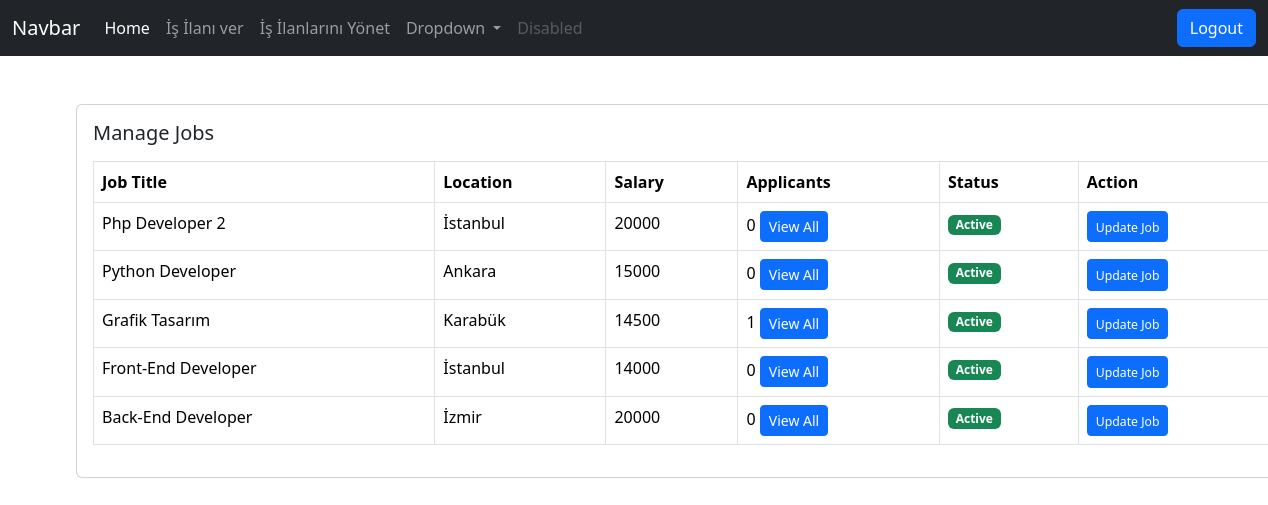
The page /manage_jobs/ (signed in) on the database its author committed.
### dashboard/models.py (models this page shows, shortened)
class Job(models.Model):
    user = models.ForeignKey(User,on_delete=models.CASCADE)
    company = models.ForeignKey(Company,on_delete=models.CASCADE)
    title = models.CharField(max_length=150)
    location = models.ForeignKey(Location,on_delete=models.CASCADE)
    salary = models.PositiveIntegerField() # maaş
    requirements = models.TextField() # Gereksinimler
    ideal_candidate = models.TextField() # İdeal Aday Özellikleri
    is_available = models.BooleanField(default=True)
    addjob = models.DateTimeField(auto_now_add=True)
    industry = models.ForeignKey(Industry, on_delete=models.CASCADE, null=True)
    job_type =  models.ForeignKey(JobType, on_delete=models.CASCADE, null=True)

class Location(models.Model):
    name = models.CharField(max_length=50)
    def __str__(self):
        return self.name

### dashboard/views.py (the view)
# urls.py: path("manage_jobs/", manage_jobs,name="manage_jobs"),
def manage_jobs(request):
    jobs = Job.objects.filter(user=request.user, company=request.user.company)
    context={
        'jobs':jobs
    }
    return render(request, 'dashboard/manage_jobs.html', context)

### templates/dashboard/manage_jobs.html
{% extends 'base.html' %}
{% block content %}
    <div class="card mx-auto" style="width: 76rem;">
        <div class="card-body">
            <h5 class="card-title mb-3">Manage Jobs</h5>
            <table class="table table-bordered">
                <thead>
                    <tr>
                        <th scope="col">Job Title</th>
                        <th scope="col">Location</th>
                        <th scope="col">Salary</th>
                        <th scope="col">Applicants</th>
                        <th scope="col">Status</th>
                        <th scope="col">Action</th>
                    </tr>
                </thead>
                <tbody>
                    {% for job in jobs %}
                    <tr>
                        <td>{{ job.title }}</td>
                        <td>{{ job.location }}</td>
                        <td>{{ job.salary }}</td>
                        <td>{{ job.applyjob_set.all.count }} <a href="{% url 'all_applicants' job.id %}" class="btn btn-primary btn-sm">View All</a></td>
                        {% if job.is_available %}
                        <td><span class="badge bg-success">Active</span></td>
                        {% else %}
                        <td><span class="badge bg-warning">Not Active</span></td>
                        {% endif %}
                        <td><a href="{% url 'update_job' job.id %}" class="btn btn-primary btn-sm"><small>Update Job</small></a></td>
                    </tr>
                    {% endfor %}
                </tbody>
            </table>
        </div>
    </div>
{% endblock content %}

### rows shown on the page
Job: title "Php Developer 2", location "İstanbul", salary "20000", applyjob_set.all.count "0", is_available "Active"
Job: title "Python Developer", location "Ankara", salary "15000", applyjob_set.all.count "0", is_available "Active"
Job: title "Grafik Tasarım", location "Karabük", salary "14500", applyjob_set.all.count "1", is_available "Active"
Job: title "Front-End Developer", location "İstanbul", salary "14000", applyjob_set.all.count "0", is_available "Active"
Job: title "Back-End Developer", location "İzmir", salary "20000", applyjob_set.all.count "0", is_available "Active"
